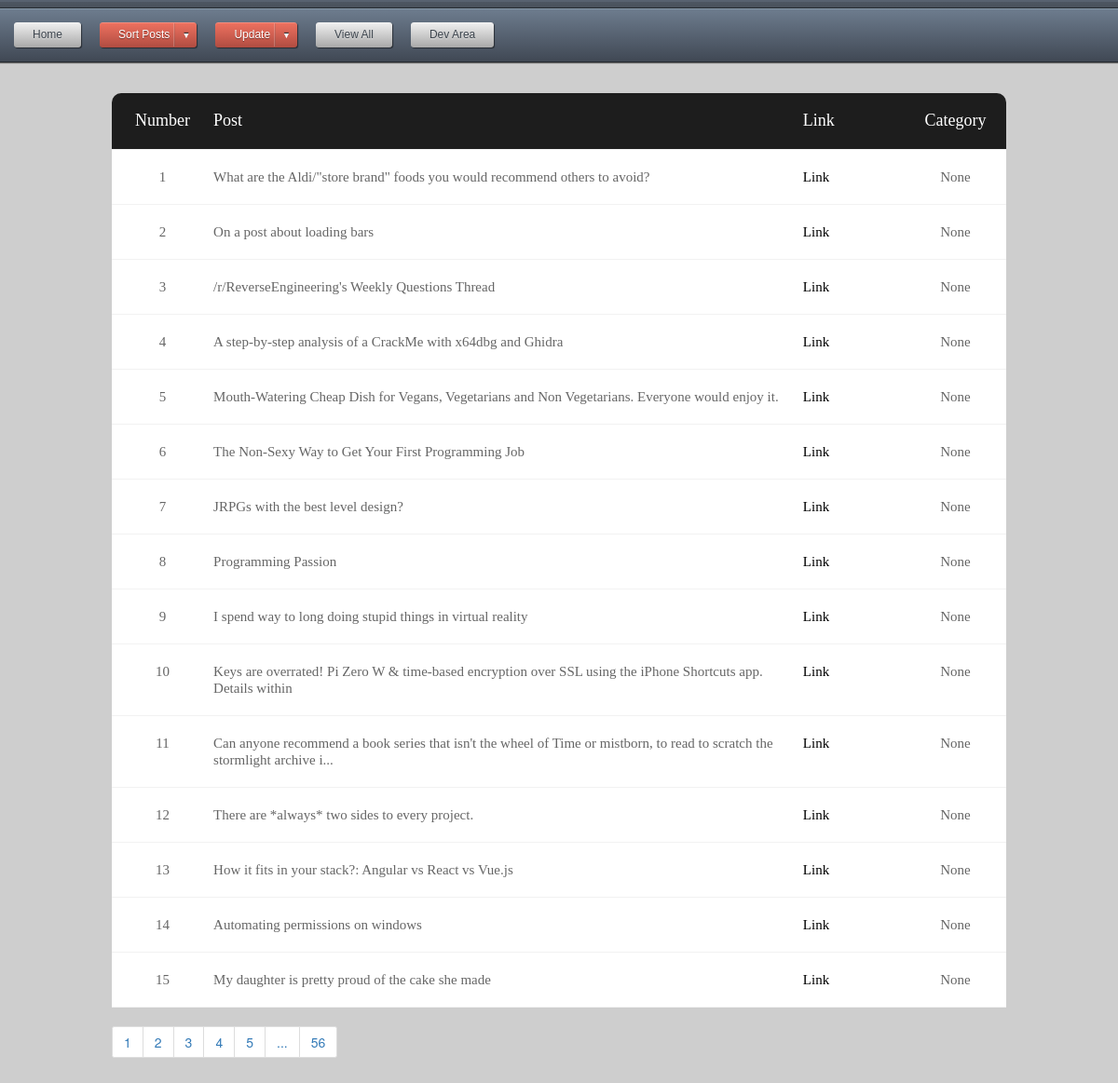
/viewresults/1/15, run on an earlier commit of the app's database.
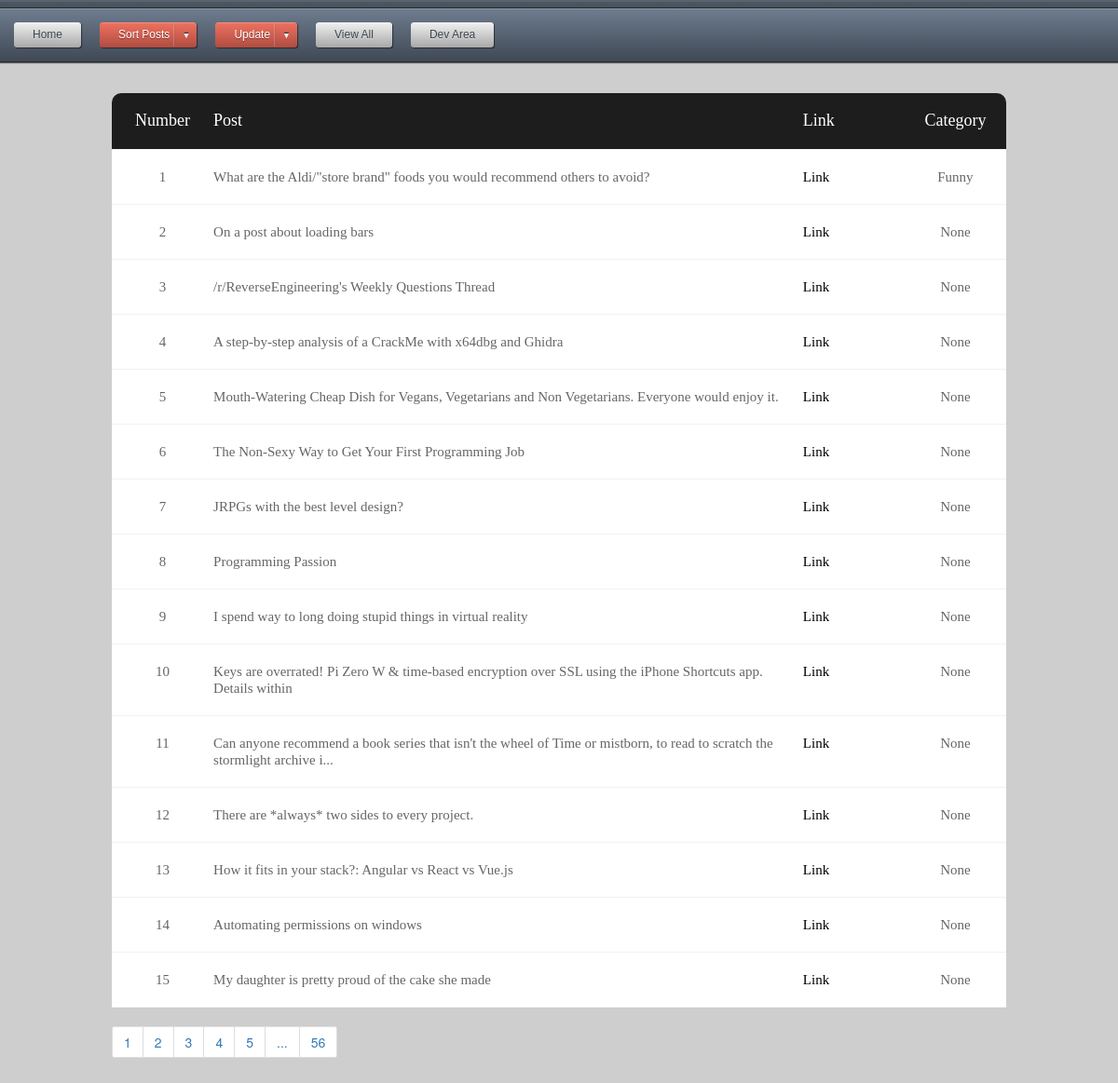
And on a later commit of the database.
### app.py (models this page shows)
class posts(db.Model):
    id = db.Column(db.String, primary_key=True)
    title = db.Column(db.String(80), unique=True, nullable=False)
    link = db.Column(db.String(120), unique=True, nullable=False)
    category = db.Column(db.String(120), unique=True, nullable=False)
    date_added = db.Column(db.String(120), unique=False, nullable=False)
    thread_text = db.Column(db.String(400), unique=True, nullable=False)
    image = db.Column(db.String(400), unique=True, nullable=False)

### app.py (the view)
@app.route('/viewresults/<int:page_num>/<int:per_page_res>', methods=['GET', 'POST'])
def viewresults(page_num, per_page_res):
	env = jinja2.Environment()
	env.globals.update(zip=zip)
	t3 = posts.query.paginate(per_page=per_page_res, page=page_num, error_out=True)
	return render_template('viewresults.html', zip=zip, t3=t3)

### app.py (called while the page is built)
@app.context_processor
def utility_functions():
    def print_in_console(message):
        print (str(message))
    return dict(mdebug=print_in_console)

@app.context_processor
def inject_user():
    return dict(category=categories)

### templates/viewresults.html (shortened to what this page needs)
<html>
<head>
<link rel="stylesheet" href="https://maxcdn.bootstrapcdn.com/bootstrap/4.0.0-beta/css/bootstrap.min.css">
<link rel="stylesheet" type="text/css" href="{{ url_for('static', filename='CSS/style.css') }}">
</head>
{% include 'topnav.html' %}
<body>
<div class="limiter">
		<div class="container-table100">
			<div class="wrap-table100">
					<div class="table">
						<div class="row header">
							<div id="1" class="cell">Number</div>
							<div class="cell">Post</div>
							<div class="cell">Link</div>
							<div class="cell">Category</div>
						</div>
						{% for t,i in zip(t3.items, range(15, 0, -1)) %}
						<div class="row">
							<div class="cell" data-title="Number">
								{% if t3.page == 1 %}
								{{(t3.page * 16)-i}}
								{% else %}
								{{(t3.page * 15)-(i-1)}}
								{% endif %}
							</div>
							<div class="cell" data-title="Post">{{t.title}}</div>
							<div class="cell" data-title="Link"><a href="{{t.link}}" target='_blank'>Link</a></div>
							<div class="cell" data-title="Category">{{t.category}}</div>
						</div>
						{% endfor %}
											</div>
						<nav aria-label="Page navigation example">
							<ul class="pagination">
								{% for page in t3.iter_pages(right_edge=1, left_edge=5) %}
									{% if page %}
										<li class="page-item"><a class="page-link" href="{{ url_for('viewresults', page_num=page) }}">{{ page }}</a>
									{% else %}
										<li class="page-item"><a class="page-link" href="#">...</a>
									{% endif %}
								{% endfor %}
							</ul>
						</nav>
</div>
</body>
</html>

### templates/topnav.html (shortened to what this page needs)
<html>
<head>
{% include "bootstrap/base.html" %}
<link rel="stylesheet" type="text/css" href="{{ url_for('static', filename='CSS/style.css') }}">
</head>
<div id='cssmenu'>
<ul>
   <li> <a href="http://127.0.0.1:5000/"><span>Home</span></a></li>
   <li class='active has-sub'><a href='#'><span>Sort Posts</span></a>
   </li>
   <li class='active has-sub'><a href='#'><span>Update</span></a>
    </li>
   <li><a href='{{url_for("viewresults", page_num=1, per_page_res=15)}}'><span>View All</span></a></li>
   <li> <a href="{{url_for('devArea')}}"><span>Dev Area</span></a></li>
</ul>
</div>
<body>

What changed in the data, as far as the page shows it:
changed posts "What are the Aldi/\"store brand\" foods you would recommend others to avoid?": category "None" → "Funny"
